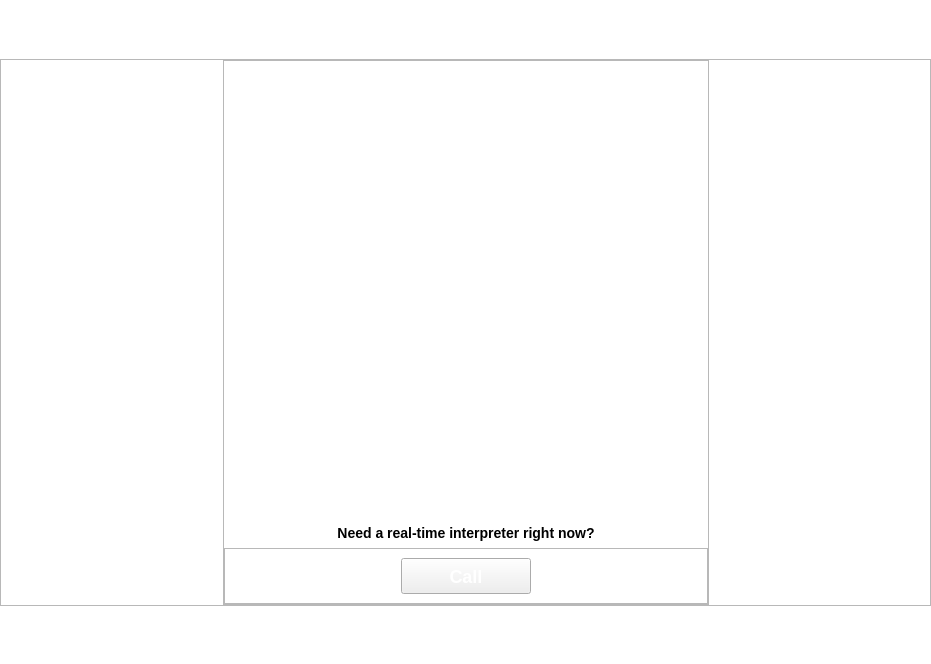
<?xml version="1.0" encoding="UTF-8"?>
<ui version="4.0">
 <class>Qpid::PhoneHomeView</class>
 <widget class="QWidget" name="Qpid::PhoneHomeView">
  <property name="geometry">
   <rect>
    <x>0</x>
    <y>0</y>
    <width>931</width>
    <height>664</height>
   </rect>
  </property>
  <property name="windowTitle">
   <string>Voice Easy</string>
  </property>
  <property name="styleSheet">
   <string notr="true">#widget {
	background: #ffffff;
}

#frameHomeMain #labelHomeImage {
	border-image: url(:/images/ui/home.jpg);
	min-height: 457px;
	min-width: 484px;
}

#frameHomeMain #labelHomeDescription {
	font-size: 14px;
	font-weight: bold;
	min-height: 30px;
}

#frameMakeCall #pushButtonCall {
	color: #ffffff;
	font-weight: bold;
	font-family: Segoe UI;
	font-size: 18px;
	min-width: 122px;
	min-height: 34px;
	border-image: url(:/images/ui/button_call.png);
}

#frameMakeCall #pushButtonCall:hover {
	border-image: url(:/images/ui/button_call_hover.png);
}</string>
  </property>
  <layout class="QVBoxLayout" name="verticalLayout">
   <property name="spacing">
    <number>0</number>
   </property>
   <property name="margin">
    <number>0</number>
   </property>
   <item>
    <widget class="QWidget" name="widget" native="true">
     <layout class="QVBoxLayout" name="verticalLayout_3">
      <property name="spacing">
       <number>0</number>
      </property>
      <property name="margin">
       <number>0</number>
      </property>
      <item>
       <spacer name="verticalSpacer">
        <property name="orientation">
         <enum>Qt::Vertical</enum>
        </property>
        <property name="sizeHint" stdset="0">
         <size>
          <width>20</width>
          <height>111</height>
         </size>
        </property>
       </spacer>
      </item>
      <item>
       <widget class="QFrame" name="frameHomeMiddle">
        <property name="frameShape">
         <enum>QFrame::StyledPanel</enum>
        </property>
        <property name="frameShadow">
         <enum>QFrame::Raised</enum>
        </property>
        <layout class="QHBoxLayout" name="horizontalLayout_3">
         <property name="spacing">
          <number>0</number>
         </property>
         <property name="margin">
          <number>0</number>
         </property>
         <item>
          <spacer name="horizontalSpacer_3">
           <property name="orientation">
            <enum>Qt::Horizontal</enum>
           </property>
           <property name="sizeHint" stdset="0">
            <size>
             <width>0</width>
             <height>20</height>
            </size>
           </property>
          </spacer>
         </item>
         <item>
          <widget class="QFrame" name="frameHomeMain">
           <property name="minimumSize">
            <size>
             <width>0</width>
             <height>0</height>
            </size>
           </property>
           <property name="maximumSize">
            <size>
             <width>16777215</width>
             <height>16777215</height>
            </size>
           </property>
           <property name="frameShape">
            <enum>QFrame::StyledPanel</enum>
           </property>
           <property name="frameShadow">
            <enum>QFrame::Raised</enum>
           </property>
           <layout class="QVBoxLayout" name="verticalLayout_2">
            <property name="spacing">
             <number>0</number>
            </property>
            <property name="margin">
             <number>0</number>
            </property>
            <item>
             <widget class="QLabel" name="labelHomeImage">
              <property name="text">
               <string/>
              </property>
             </widget>
            </item>
            <item>
             <widget class="QLabel" name="labelHomeDescription">
              <property name="maximumSize">
               <size>
                <width>16777215</width>
                <height>16777215</height>
               </size>
              </property>
              <property name="text">
               <string>Need a real-time interpreter right now?</string>
              </property>
              <property name="alignment">
               <set>Qt::AlignCenter</set>
              </property>
             </widget>
            </item>
            <item>
             <widget class="QFrame" name="frameMakeCall">
              <property name="maximumSize">
               <size>
                <width>16777215</width>
                <height>16777215</height>
               </size>
              </property>
              <property name="frameShape">
               <enum>QFrame::StyledPanel</enum>
              </property>
              <property name="frameShadow">
               <enum>QFrame::Raised</enum>
              </property>
              <layout class="QHBoxLayout" name="horizontalLayout_2">
               <item>
                <spacer name="horizontalSpacer">
                 <property name="orientation">
                  <enum>Qt::Horizontal</enum>
                 </property>
                 <property name="sizeHint" stdset="0">
                  <size>
                   <width>141</width>
                   <height>20</height>
                  </size>
                 </property>
                </spacer>
               </item>
               <item>
                <widget class="QPushButton" name="pushButtonCall">
                 <property name="focusPolicy">
                  <enum>Qt::NoFocus</enum>
                 </property>
                 <property name="text">
                  <string>Call</string>
                 </property>
                </widget>
               </item>
               <item>
                <spacer name="horizontalSpacer_2">
                 <property name="orientation">
                  <enum>Qt::Horizontal</enum>
                 </property>
                 <property name="sizeHint" stdset="0">
                  <size>
                   <width>141</width>
                   <height>20</height>
                  </size>
                 </property>
                </spacer>
               </item>
              </layout>
             </widget>
            </item>
           </layout>
          </widget>
         </item>
         <item>
          <spacer name="horizontalSpacer_4">
           <property name="orientation">
            <enum>Qt::Horizontal</enum>
           </property>
           <property name="sizeHint" stdset="0">
            <size>
             <width>0</width>
             <height>20</height>
            </size>
           </property>
          </spacer>
         </item>
        </layout>
       </widget>
      </item>
      <item>
       <spacer name="verticalSpacer_2">
        <property name="orientation">
         <enum>Qt::Vertical</enum>
        </property>
        <property name="sizeHint" stdset="0">
         <size>
          <width>20</width>
          <height>110</height>
         </size>
        </property>
       </spacer>
      </item>
     </layout>
    </widget>
   </item>
  </layout>
 </widget>
 <resources>
  <include location="phone.qrc"/>
 </resources>
 <connections/>
</ui>
